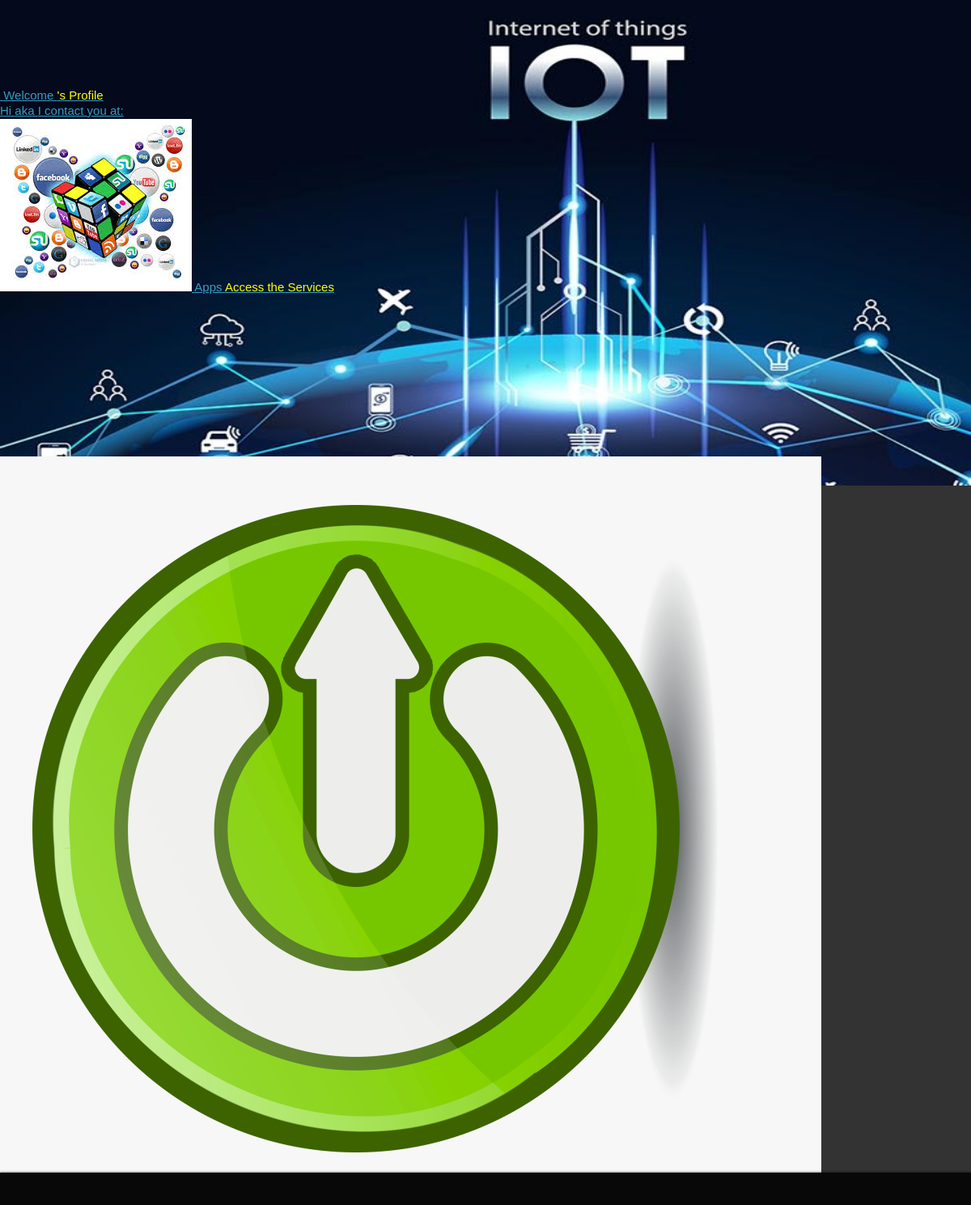
/sensors/user_profile, run on an earlier commit of the app's database.
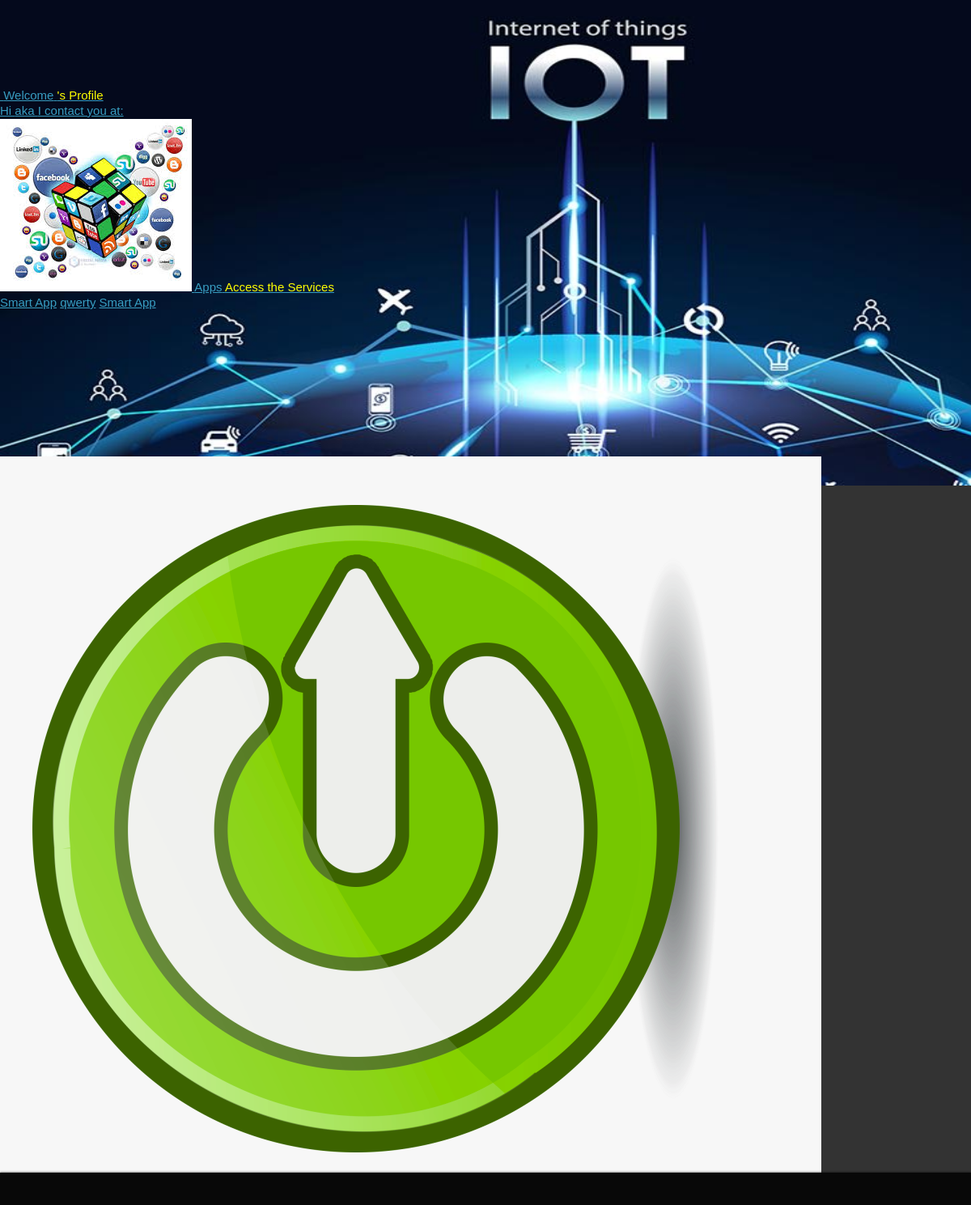
And on a later commit of the database.
### apps_info/models.py (models this page shows)
class app_model(models.Model):
    app_owner= models.TextField(max_length=50, blank=False)
    app_name= models.CharField(max_length=50, blank=False)
    app_desc= models.TextField(max_length=500, blank=True)
    app_email= models.EmailField(default='xyz@abc.com')
    app_files= models.FileField(upload_to='Applications/', blank=False)

### sensors/views.py (the view)
# urls.py: path('user_profile', views.user_profile, name= 'user_profile'),
def user_profile(request):
    apps_table= app_model.objects.all()
    return render(request, 'user_profile.html', {'apps_table': apps_table})

### templates/user_profile.html (shortened to what this page needs)
{% load static %}
{% static "images" as baseUrl %}
<!DOCTYPE html PUBLIC "-//W3C//DTD XHTML 1.0 Strict//EN" "http://www.w3.org/TR/xhtml1/DTD/xhtml1-strict.dtd">
<html>
    <head>
        <link rel="stylesheet" href="{% static 'css/style.css' %}" type="text/css" media="screen"/>
    </head>
    <body>
		<div class="content">
			<br><br><br><br><br>
			<ul id="sdt_menu" class="sdt_menu">
				<li>
					<a href="#">
						<span class="sdt_wrap">
							<span class="sdt_link">Welcome</span>
							<span class="sdt_descr"><font color="yellow">{{user.first_name}}'s Profile </font></span>
						</span>
					</a>
					<div class="sdt_box">
							<a href="#">Hi {{user.first_name}} {{user.last_name}}</a>
                            <a href="#">aka {{user.username}}</a>
                            <a href="#">I contact you at: {{user.email}}</a>
					</div>
				</li>
				<li>
					<a href="#">
						<img src="{{baseUrl}}/apps.jpeg" alt=""/>
						<span class="sdt_wrap">
							<span class="sdt_link">Apps</span>
							<span class="sdt_descr"><font color="yellow">Access the Services</font></span>
						</span>
					</a>
					<div class="sdt_box" style="overflow-y:scroll; height:200px">
						{% for app in apps_table %}
						<a href="/apps_info/appinfo_user?app={{app.app_name}}">{{app.app_name}}</a>
						{% endfor %}
					</div>
                </li>
                <li>
					<a href="logout">
						<img src="{{baseUrl}}/logout.png" alt=""/>
						<span class="sdt_wrap">
							<span class="sdt_link">Logout</span>
                            <span class="sdt_descr"><font color="yellow">Come Back Soon</font></span>
						</span>
					</a>
				</li>
			</ul>
		</div>
		<footer>
		</footer>
    </body>
</html>

What changed in the data, as far as the page shows it:
added app_model: app_name "Smart App"
added app_model: app_name "qwerty"
added app_model: app_name "Smart App"
